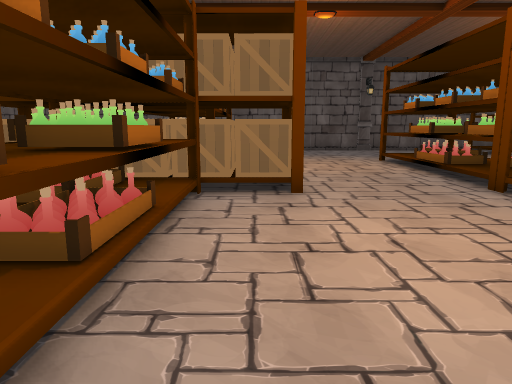
[1] (above)

17 first-person views from a walk through a 3-D level made in the Unity game engine. The camera is 1.2 m above the floor, tilts 10° down and sees 70° across. Doors are open. The floor is counted in squares, 1 m on a side. Each view is taken from the middle of a square. On the plan, view 1 faces up. The plan holds only what a view shows up to about 15 squares ahead; the rest is blank. The player character is not drawn.

[2]
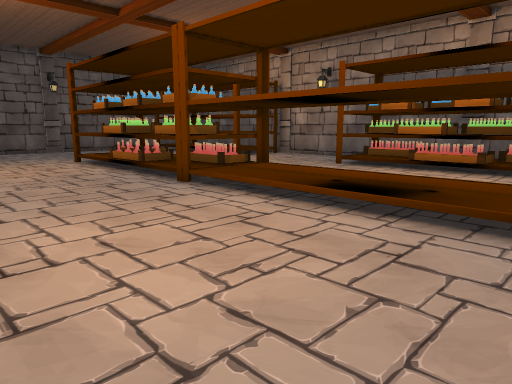

[3]
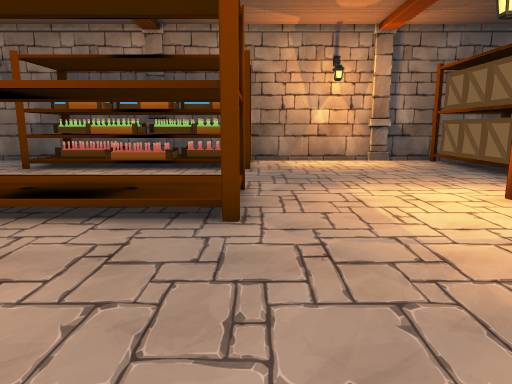

[4]
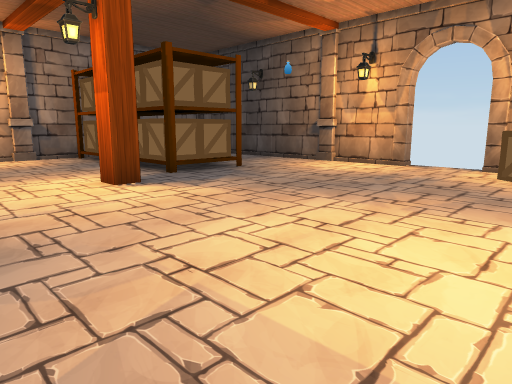

[5]
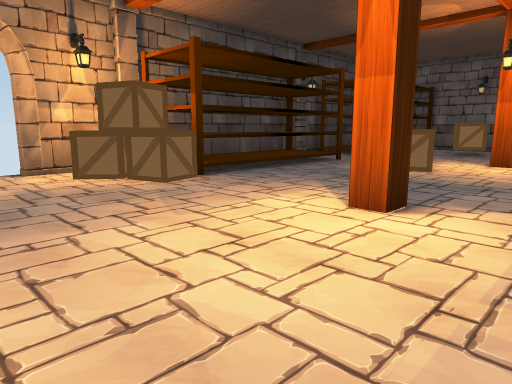

[6]
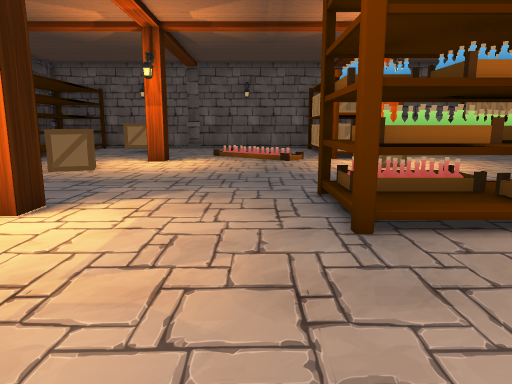

[7]
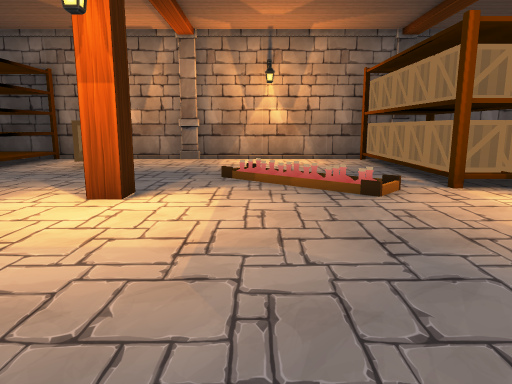

[8]
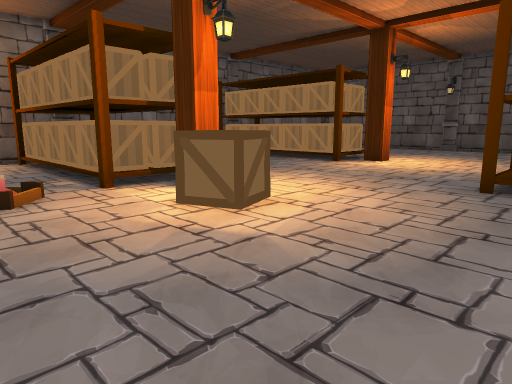

[9]
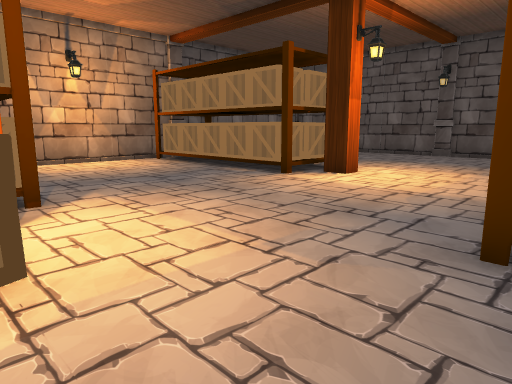

[10]
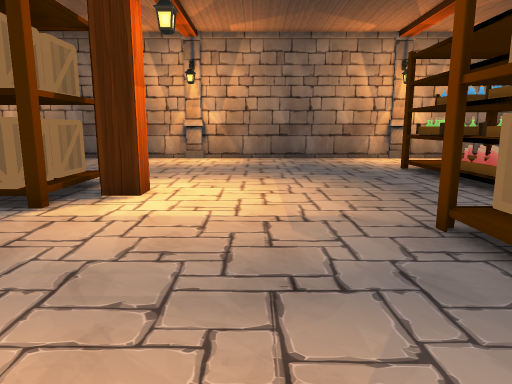

[11]
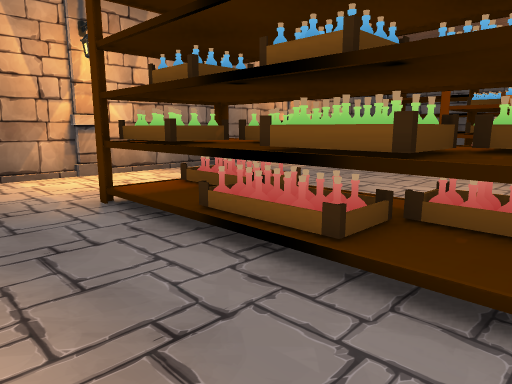

[12]
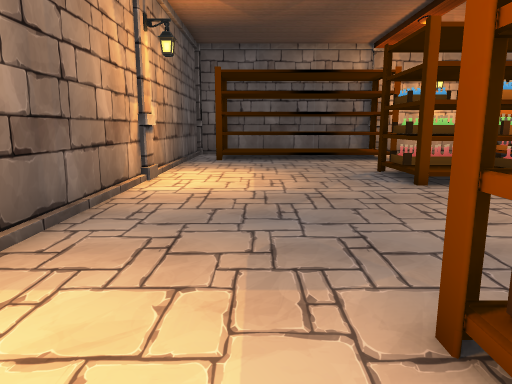

[13]
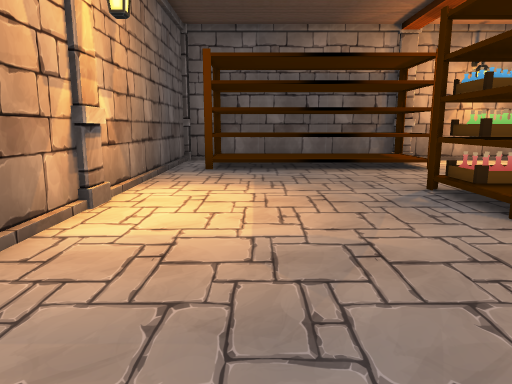

[14]
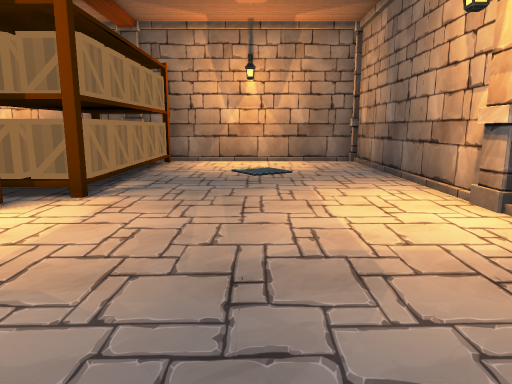

[15]
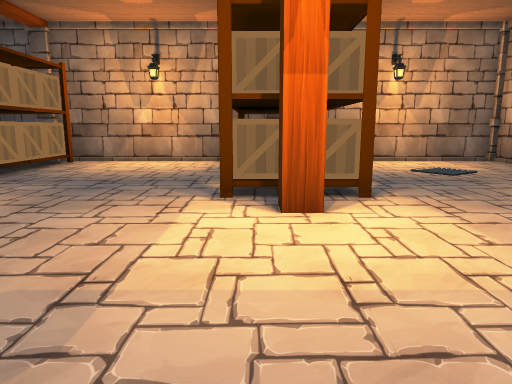

[16]
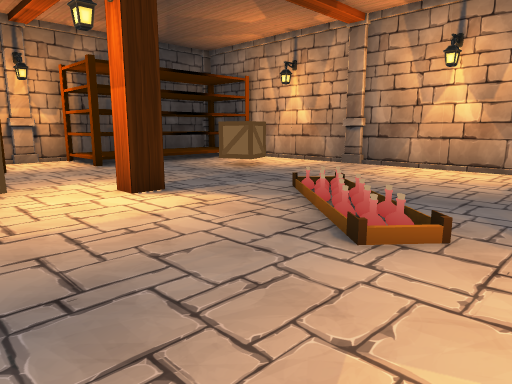

[17]
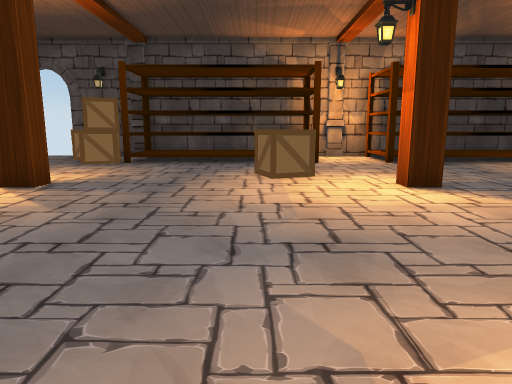

### Floor plan
Points are (right, up) in squares from view 1. A wall is a line through its corners. A room is listed if a view was taken in it or the views show most of it. See-through windows are left out.
Room 1 (views 1, 2, 3, 4, 5, 6, 7, 8, 9, 10, 11, 12, 13, 14, 15, 16, 17)
walls: (-10, 4) (-10, 3.3) (-10.5, 3.3); (-10, 12) (-10, 11.4) (-10.5, 11.4); (-10.8, -4.3) (-10, -4.3) (-10, -4.9); (13.6, 4.4) (13.6, 11.2); (-2.6, 19.6) (-9.5, 19.6); (-18.3, 1.5) (-18.3, -3.5); (-1.4, -12.5) (0.7, -12.5); (2.8, -12.5) (5.5, -12.5); (-18.3, 9.6) (-18.3, 4.4); (5.5, 19.6) (-1.6, 19.6); (13.6, -4.2) (13.6, 3.4); (-10.8, 19.6) (-18.3, 19.6) (-18.3, 13.5); (6.4, -12.5) (8.1, -12.5); (-18.3, -5.4) (-18.3, -9.5); (13.6, -9) (13.6, -5.4); (13.6, 18) (13.6, 19.6) (6.4, 19.6)
ways out: open door at (2, -13)
objects: other object (-19, -5) to (-18, -4); other object (-19, 3) to (-18, 4); other object (-19, 11) to (-18, 12); other object (-19, 19) to (-18, 20); other object (-18, 2) to (-17, 2); other object (-18, 10); other object (-18, 11) to (-17, 12); other object (-18, 13) to (-17, 13); other object (-17, 3) to (-16, 4); other object (-16, -7) to (-15, -6); other object (-16, 2) to (-15, 3); other object (-16, 11) to (-15, 12); other object (-16, 13) to (-15, 13); other object (-15, 4); other object (-14, 2) to (-14, 3); other object (-14, 4); other object (-14, 11) to (-14, 12); other object (-14, 13); other object (-13, 2) to (-13, 3); other object (-13, 11) to (-13, 12); other object (-13, 13); other object (-12, 2) to (-12, 3); other object (-12, 4); other object (-12, 11) to (-12, 12); other object (-12, 13); other object (-11, -13) to (-10, -12); other object (-11, 2) to (-11, 4); other object (-11, 11) to (-11, 13); other object (-10, 20); other object (-9, 2) to (-8, 4); other object (-8, -7) to (-7, -6); other object (-6, 7) to (-6, 9); other object (-5, 7) to (-4, 8); other object (-5, 9) to (-4, 9); other object (-4, 0) to (-3, 1); other object (-4, 16); other object (-3, -13) to (-2, -12); other object (-3, 2) to (-2, 3); other object (-3, 4); other object (-3, 5) to (-2, 6); other object (-3, 10); other object (-3, 11) to (-2, 13); other object (-3, 14) to (-3, 16); other object (-2, -11) to (-1, -10); other object (-2, -9) to (-1, -9); other object (-2, 0) to (-1, 2); other object (-2, 4) to (-1, 5); other object (-2, 7) to (-2, 8); other object (-2, 10) to (-1, 11); other object (-2, 13) to (-1, 14); other object (-2, 20); other object (-1, -12) to (0, -11); other object (-1, 3); other object (-1, 6); other object (-1, 7) to (-1, 8); other object (-1, 9); other object (-1, 12); other object (-1, 15) to (-1, 16); other object (0, 7) to (1, 8); other object (5, 7) to (6, 9); other object (5, 10) to (6, 12); other object (5, 13); other object (6, -13) to (6, -12); other object (6, 9) to (7, 10); other object (6, 12) to (7, 13); other object (6, 20); other object (7, -9) to (8, -8); other object (7, -7) to (7, -6); other object (7, 8); other object (7, 11); other object (8, -7) to (9, -6); other object (9, -7) to (10, -6); other object (11, -7) to (12, -6); other object (11, 1) to (12, 2); other object (11, 3); other object (11, 4) to (12, 5); other object (11, 6) to (11, 7); other object (12, -7) to (13, -6); other object (12, 2) to (13, 3); other object (12, 6) to (13, 7); other object (13, 0) to (13, 1); other object (13, 4); other object (14, -5); other object (14, 4)
Room 2 (no view inside)
walls: (13.6, 12.5) (13.6, 18)
objects: other object (11, 12) to (13, 18)
Room 3 (no view inside)
walls: (-8.1, -12.5) (-3.5, -12.5)
objects: other object (-9, -12) to (-3, -10)
Room 4 (no view inside)
walls: (-13.5, -12.5) (-11.4, -12.5)
objects: other object (-18, -12) to (-12, -10)

Positions as (right, up) in squares from view 1, and headings:
1: (0, 0), facing up
2: (0, 0), facing up-right
3: (0, 0), facing right
4: (-2, -1), facing down-right
5: (3, -2), facing down-left
6: (3, -1), facing left
7: (-4, -2), facing left
8: (-4, -1), facing up-left
9: (-5, 3), facing up-left
10: (-8, 5), facing up
11: (-6, 10), facing up-right
12: (-3, 17), facing right
13: (0, 17), facing right
14: (-5, 16), facing left
15: (-5, 11), facing left
16: (-7, 2), facing down-left
17: (-7, 3), facing down
